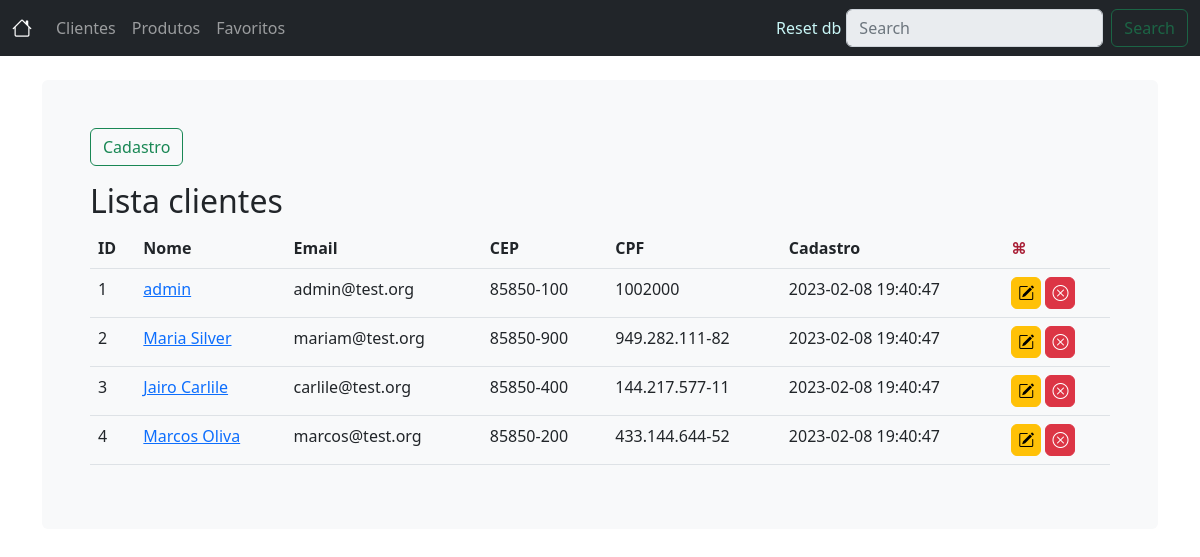
/cliente/index, run on the app's committed database.
### tables this page shows
CREATE TABLE cliente(
    -- chave primaria --
    id integer PRIMARY KEY AUTOINCREMENT NOT NULL,
    nome varchar(80) NOT NULL,
    cpf varchar(20),
    cep varchar(20),
    email varchar(80) NOT NULL,
    data_cadastro TIMESTAMP NOT NULL DEFAULT CURRENT_TIMESTAMP
);

### app.py (the view)
@app.route("/cliente/index", methods=["GET"])
def cliente_index():
    dc = ClienteDao()
    clientes = dc.find_all()
    return render_template("cliente_list.html", clientes=clientes)

### dao.py (called while the page is built)
    def find_all(self):
        conn = Database.get_connection()
        res = conn.execute("""
        SELECT id, nome, cpf, cep, email, data_cadastro FROM cliente
        """
        )
        results = res.fetchall()
        results = [
            {
                "id": cliente[0],
                "nome": cliente[1],
                "cpf": cliente[2],
                "cep": cliente[3],
                "email": cliente[4],
                "data_cadastro": cliente[5],
            } for cliente in results]
        conn.close()
        return results

### database.py (called while the page is built)
    @staticmethod
    def get_connection():
        conn = sqlite3.connect('banco.db')
        return conn

### templates/cliente_list.html
{% extends "layout.html" %}
{% block content %}
<main>
    <ul class="page-nav">
        <li>
            <a class="btn btn-outline-success"
               href="{{ url_for('cliente_new') }}">Cadastro</a>
        </li>
    </ul>
    <h2>Lista clientes</h2>
    <table class="table table-hover">
        <thead>
            <tr>
                <th>ID</th>
                <th>Nome</th>
                <th>Email</th>
                <th>CEP</th>
                <th>CPF</th>
                <th>Cadastro</th>
                <th class="actions">⌘</th>
            </tr>
        </thead>
        <tbody>
            {% for cliente in clientes %}
            <tr>
                <td>{{cliente.id}}</td>
                <td>
                    <a title="editar"
                    href="{{ url_for('cliente_edit', id=cliente.id ) }}">
                        {{cliente.nome}}
                    </a>
                </td>
                <td>{{cliente.email}}</td>
                <td>{{cliente.cep}}</td>
                <td>{{cliente.cpf}}</td>
                <td>{{cliente.data_cadastro}}</td>
                <td class="actions">
                    <a title="editar" class="btn btn-warning" href="{{ url_for('cliente_edit', id=cliente.id ) }}">
                        <i class="bi bi-pencil-square"></i>
                    </a>
                    <a title="deletar" class="btn btn-danger"
                    href="{{ url_for('cliente_delete', id=cliente.id) }}">
                        <i class="bi bi-x-circle"></i>
                    </a>
                </td>
            </tr>
            {% endfor %}
        </tbody>
    </table>
</main>
{% endblock %}

### templates/layout.html (shortened to what this page needs)
<!doctype html>
<html lang="pt-br">
<head>
  <link href="https://cdn.jsdelivr.net/npm/bootstrap@5.2.2/dist/css/bootstrap.min.css" rel="stylesheet">
  <link rel="stylesheet" href="https://cdn.jsdelivr.net/npm/bootstrap-icons@1.10.2/font/bootstrap-icons.css">
  <link rel="stylesheet" type="text/css" href="{{ url_for('static', filename='style.css') }}" />
</head>
<body>
<nav class="navbar navbar-expand-md navbar-dark bg-dark mb-4">
    <div class="container-fluid">
      <a title="index" class="navbar-brand" href="{{ url_for('index') }}">
        <i class="bi bi-house"></i>
      </a>
      <div class="collapse navbar-collapse" id="navbarCollapse">
        <ul class="navbar-nav me-auto mb-2 mb-md-0">
          <li class="nav-item">
            <a class="nav-link" href="{{ url_for('cliente_index') }}">Clientes</a>
          </li>
          <li class="nav-item">
            <a class="nav-link" href="{{ url_for('produto_index') }}">Produtos</a>
          </li>
          <li class="nav-item">
            <a class="nav-link" href="{{ url_for('favoritos_index') }}">Favoritos</a>
          </li>
        </ul>
        <a class="nav-link" style="color:rgb(200, 246, 246);padding: 0px 5px;" href="{{ url_for('reset_db') }}">Reset db</a>
        <form class="d-flex" role="search">
          <input class="form-control me-2" type="search" placeholder="Search" aria-label="Search" disabled>
          <button class="btn btn-outline-success" type="submit" disabled>Search</button>
        </form>
      </div>
    </div>
  </nav>
  <main class="container">
    <div class="bg-light p-5 rounded">
    {% block content %}
    {% endblock %}
    </div>
  </main>
</body>
</html>

### static/style.css (style rules this page uses)
:root { --item-color: rgb(2, 2, 123); --action-color: rgb(169, 32, 55); }
th.actions { color: var(--action-color); }
td.actions > * { padding: 3px 6px; }
.page-nav { display: flex; gap: 10px; padding: 0; }
.page-nav li { list-style: none; }

### data on the page
cliente: id "1", nome "admin", email "admin@test.org", cep "85850-100", cpf "1002000", data_cadastro "2023-02-08 19:40:47"
cliente: id "2", nome "Maria Silver", email "mariam@test.org", cep "85850-900", cpf "949.282.111-82", data_cadastro "2023-02-08 19:40:47"
cliente: id "3", nome "Jairo Carlile", email "carlile@test.org", cep "85850-400", cpf "144.217.577-11", data_cadastro "2023-02-08 19:40:47"
cliente: id "4", nome "Marcos Oliva", email "marcos@test.org", cep "85850-200", cpf "433.144.644-52", data_cadastro "2023-02-08 19:40:47"
